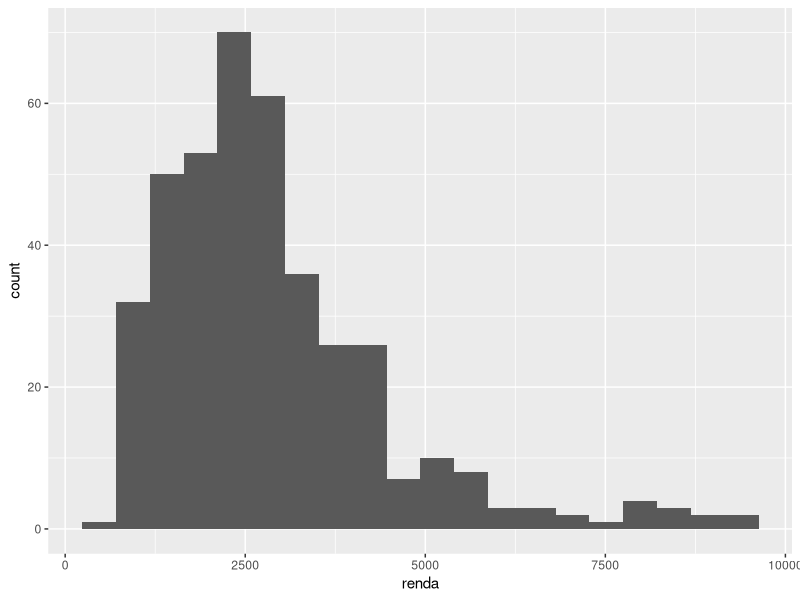
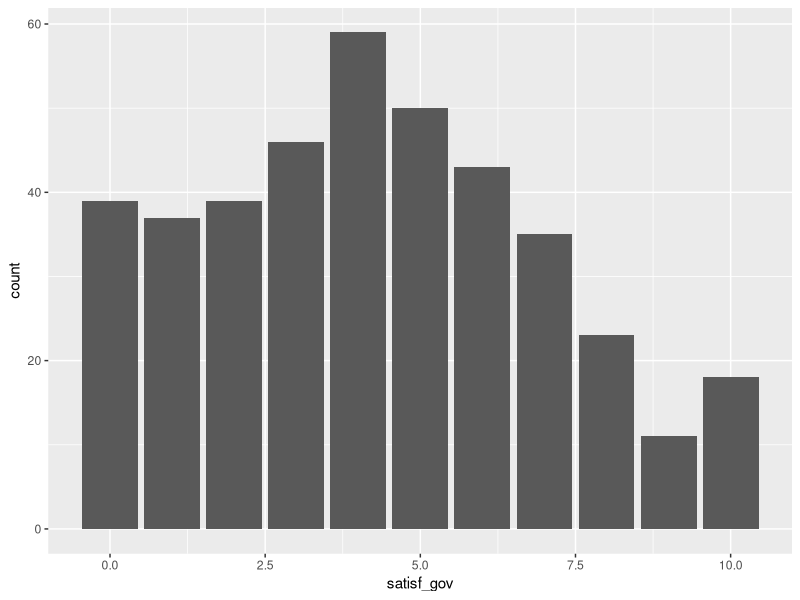
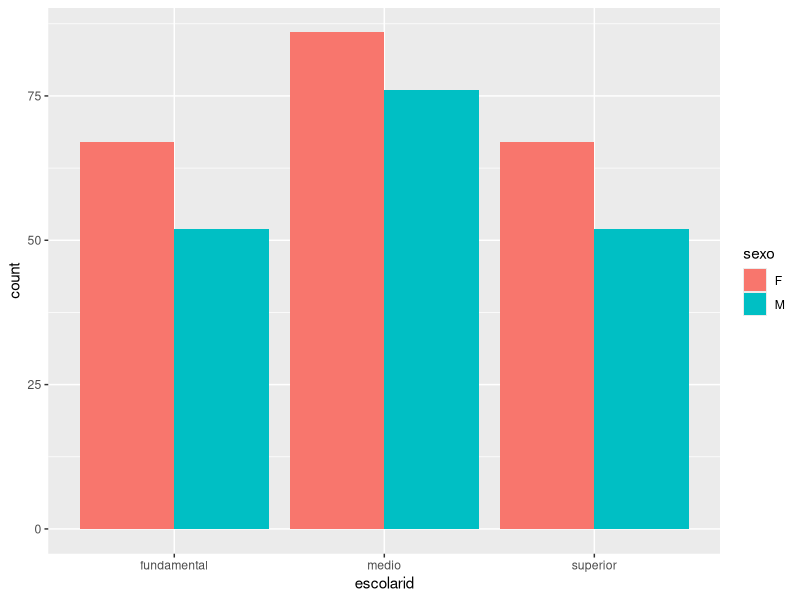
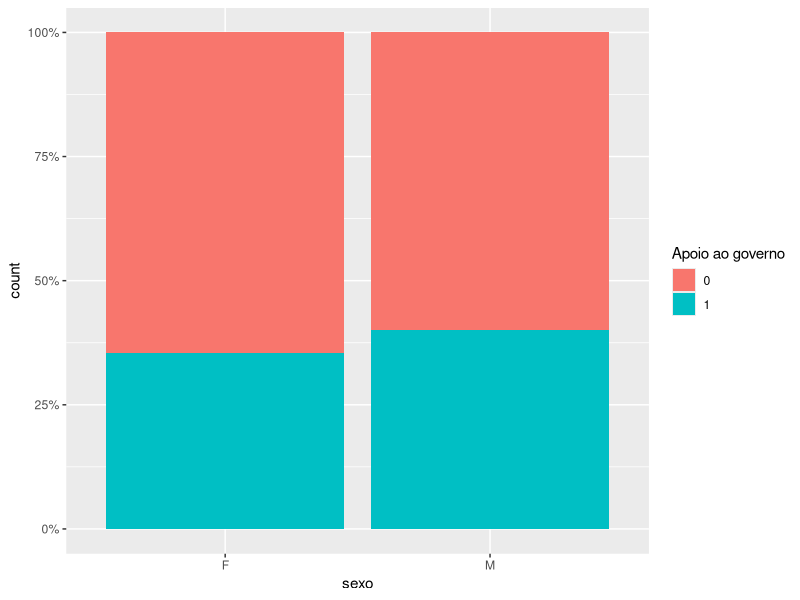
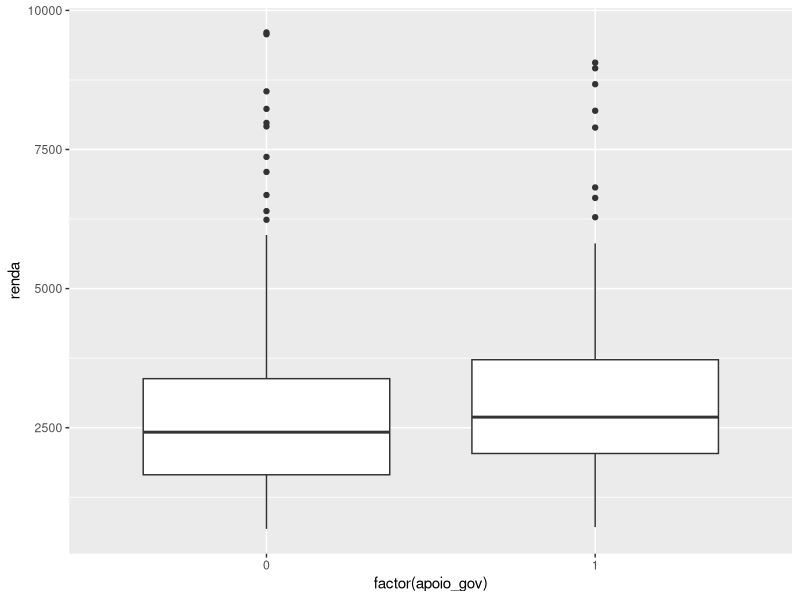
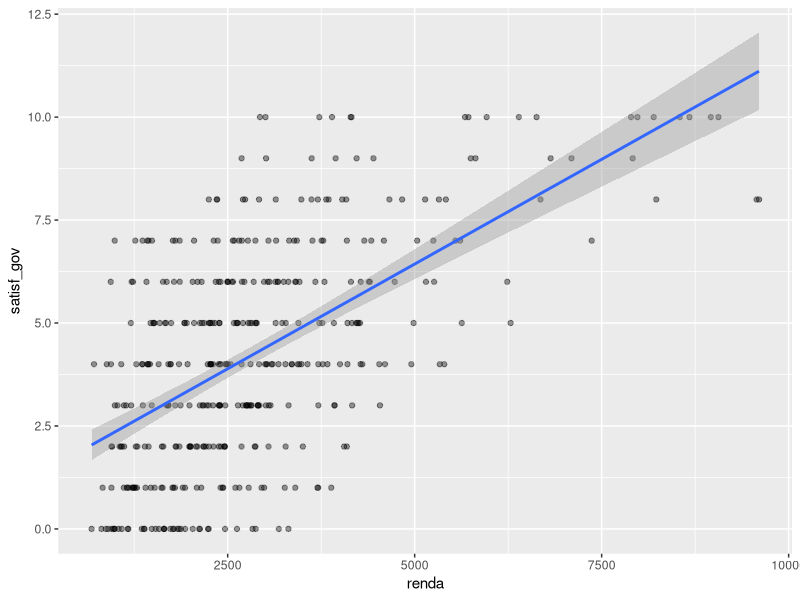
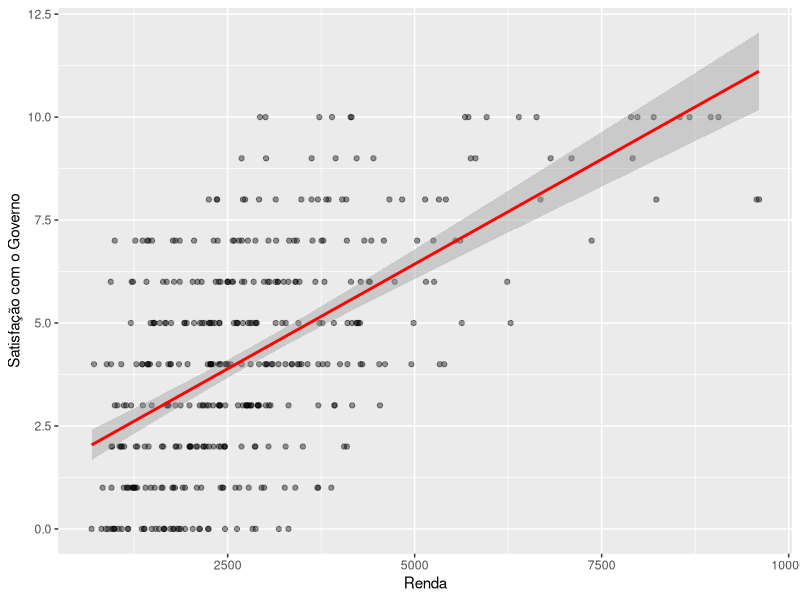
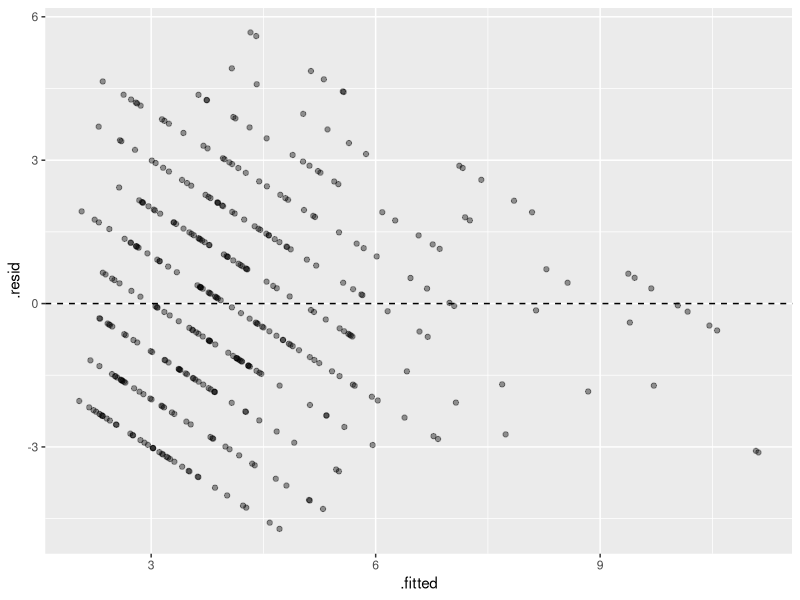

The R script that drew these images, in order:
#' ---
#' title: "Lista 05 - MQ"
#' author: "Martha Gaudencio"
#' ---

# MQ101 — Lista 05
# Nome: <Martha Gaudencio da Silva>
# RA: <21201510158>
# Data: <2026-01-27>

#Lista de Exercícios 5 – Revisão geral, Teste de Hipóteses e Regressão

knitr::opts_chunk$set(
  echo = TRUE,
  message = FALSE,
  warning = FALSE,
  dpi = 96
)

library(tidyverse)
library(broom)



set.seed(123)

#install.packages("knitr")
install.packages("tidyverse")
install.packages("ggplot2")
install.packages("tibble")

library("tibble")
library("ggplot2")

n <- 400

dados <-tibble(
  id        = 1:n,
  idade     = round(rnorm(n, mean = 40, sd = 12)),
  sexo      = sample(c("F", "M"), n, replace = TRUE, prob = c(0.55, 0.45)),
  renda     = round(rlnorm(n, meanlog = log(2500), sdlog = 0.5), 0),
  escolarid = sample(c("fundamental", "medio", "superior"),
                     n, replace = TRUE, prob = c(0.30, 0.40, 0.30)),
  ideologia = round(runif(n, 0, 10), 0),   # 0 = esquerda, 10 = direita
  apoio_gov = rbinom(n, 1, plogis(-1 + 0.015*(idade - 40) +
                                    0.4*(sexo == "F") +
                                    0.5*(renda > 3000))),
  satisf_gov = pmin(pmax(
    round(3 + 2*apoio_gov + 0.001*(renda - 2500) +
            rnorm(n, 0, 2), 0), 0), 10),
  
  # 0 = não participou, 1 = participou de protestos
  
  protesto = rbinom(n, 1, plogis(-2 + 0.3*(ideologia <= 4) - 0.2*apoio_gov))
)

glimpse(dados)

# Exercício 1 – Exploração descritiva e gráficos básicos

#1.1. Calcule, para a amostra:

summary(dados$idade)
summary(dados$renda)
summary(dados$satisf_gov)

#Para idade - Média: 39.79, Mediana: 39, 1º quartil: 32, 3º quartil: 48.
#Para renda - Média: 2730, Mediana: 2429, 1º quartil: 1781, 3º quartil: 3355.
#Para satisfação governo - Média: 3.897, Mediana: 4, 1ºq: 2, 3º q: 5.

#Desvio-padrão
sd(dados$idade, na.rm = TRUE)
sd(dados$renda, na.rm = TRUE)
sd(dados$satisf_gov, na.rm = TRUE)

#Desvios-padrão de idade: 11.91593; renda: 1349.426; satifação: 2.38037


#Proporção de respondentes por categoria de sexo e escolaridade;

prop.table(table(dados$sexo))
prop.table(table(dados$escolarid))

#Fundamental: 0.2925, médio: 0.3700    superior: 0.3375
#Sexo feminino: 0.55, Masculino: 0,44


#Proporção de respondentes com apoio_gov = 1.

mean(dados$apoio_gov == 1, na.rm = TRUE)

#Proporção igual a  0.36

#1.2. Construa os seguintes gráficos:

#Um histograma de renda (use pelo menos 20 quebras);

ggplot(dados, aes(x = renda)) +
  geom_histogram(bins = 20)

ggplot(dados, aes(x = satisf_gov)) +
  geom_bar(bins = 20)

ggplot(dados, aes(x = escolarid, fill = sexo)) +
  geom_bar(position = "dodge")

#Em poucas linhas (em texto, na sua resposta), comente:

#Se a distribuição de renda parece simétrica ou assimétrica;

#A distribuição de renda parece assimétrica pois há variação na distribuição
#dos dados com concentração em torno de 2500.

#se satisf_gov parece concentrada em valores baixos, médios ou altos;

#Está concentrada em valores médios, com os maiores valores em torno de 4 e 5.

#como se distribuem sexo e escolaridade na amostra.

#O sexo feminino apresenta mais escolaridade que o masculino, nos três níveis
#de escolaridade apresentados. Os homens apresentam maior concentração
#no nível de ensino médio completo e as mulheres em ensino superior completo.

#Exercício 2 – Escolha de testes estatísticos


#a) tipo de sexo: categórico - qualitativa
#tipo de apoio_gov: categórico - qualitativa
#teste bivariado sugerido: análise tabular e qui-quadrado

#b) escolaridade: categórico - qualitativa
#apoio_gov: categórico - qualitativa
#teste bivariado sugerido: análise tabular e qui-quadrado

#c) satisf_gov: quantitativa discreta
#apoio_gov (0/1): qualitativa categórica
#teste bivariado sugerido: diferença de médias

#d) satisf_gov: quantitativa discreta
#renda: quantitativa contínua
#teste bivariado sugerido: correção ou regressão simples

#e) satisf_gov: quantitativa discreta
#ideologia: quantitativa contínua
#teste bivariado sugerido: correção ou regressão simples

#Exercício 3 – Teste qui-quadrado: sexo e apoio ao governo

tab_sexo_apoio <- table(dados$sexo, dados$apoio_gov)
tab_sexo_apoio

prop.table(tab_sexo_apoio, margin = 2)

#3.2. Formule as hipóteses:

#H0: não há associação entre sexo e apoio_gov na população;
#H1: há associação entre sexo e apoio_gov.

#3.3. Aplique o teste de qui-quadrado em R:

chisq.test(tab_sexo_apoio)

#3.4. Em texto, interprete:

#O valor do qui-quadrado é 0,68956. O grau de liberdade é 1, valor-p: 0.4063.
#Logo, não se rejeita a H0 pois o valor não é significativo. Assim, não há uma
#associação entre o sexo e o apoio ao governo na população estudada.

#3.5 - Gráfico

ggplot(dados, aes(x = sexo, fill = factor(apoio_gov))) +
  geom_bar(position = "fill") +
  scale_y_continuous(labels = scales::percent) +
  labs(fill = "Apoio ao governo")

#É coerente pois não há muita discrepância no apoio ao governo dos sexos
# feminino e masculino.

#Exercício 4 – Diferença de médias: renda entre apoiadores e não apoiadores

#4.1. Produza um resumo numérico de renda por apoio_gov
#(média, desvio-padrão, tamanho de cada grupo).

dados %>%
  group_by(apoio_gov) %>%
  summarise(
    media_renda = mean(renda),
    sd_renda    = sd(renda),
    n           = n()
  )

#4.2. Formule as hipóteses:

#H0:μ apoia = μ não apoia
#H1:μ apoia ≠ μ não apoia

#4.3. Aplique o teste t para diferença de médias:

t.test(renda ~ apoio_gov, data = dados)

#4.4. Em texto, interprete:

#a estimativa da diferença de médias;
#o intervalo de confiança de 95%;
#o valor-p;
#a conclusão sobre H0 a 5%.

#A estimativa de diferença de médias é de -253.124, valor-p = 0.1247 e  
#intervalo de confiança vai de -576.65627 a 70.40827, incluindo o zero,
#então não há uma diferença real entre os grupos. Não rejeitamos então H0.

#4.5. Construa um boxplot

ggplot(dados, aes(x = factor(apoio_gov), y = renda)) +
  geom_boxplot()

#O gráfico confirma o resultado do teste de hipóteses pois não há
#uma diferença significativa entre os dois grupos de apoio ao governo
#no que tange a renda.

#Exercício 5 – Correlação: renda, ideologia e satisfação com o governo

#5.1. Calcule a matriz de correlações de Pearson

dados %>%
  select(renda, ideologia, satisf_gov) %>%
  cor(use = "complete.obs")


#5.2. Para cada par de variáveis, com base na matriz:

#indique o sinal da correlação (positivo/negativo);

#comente, de forma qualitativa, a força da associação (fraca, moderada, forte),
#usando como referência aproximada:

#   |r| ≈ 0.1 (fraco),
#|r| ≈ 0.3 (moderado),
#|r| ≥ 0.5 (mais forte).

#Renda e Ideologia: positiva; associação fraca;
#Renda e satisfação gov: positiva; associação forte;
#Ideologia e Satisfação gov: negativa; associação fraca.

#5.3 Gráfico de dispersão

ggplot(dados, aes(x = renda, y = satisf_gov)) +
  geom_point(alpha = 0.4) +
  geom_smooth(method = "lm", se = TRUE)

#5.4. Comente o padrão visual do gráfico

#O gráfico representa a associação forte, uma vez que o gráfico tem uma
#tendência positiva mostrando que o aumento da renda converge com aumento
#da satisfação com o governo.

#Exercício 6 – Regressão linear simples: satisfação e renda

#6.1

mod1 <- lm(satisf_gov ~ renda, data = dados)
summary(mod1)

#6.2. Em texto, interprete:

#Há uma relação positiva entre renda e satisfação com o governo, comprovada
#pela regressão linear simples. O coeficiente angular indica que para cada 
#aumento de 1.000 na renda, aumenta em média 1 ponto na satisfação com o governo. 
#Ainda assim, mesmo que a renda importe, outros fatores podem influenciar
#nessa satisfação.

#6.3 Broom

tidy(mod1)

#As estimativas (0.0010) mostram que a cada aumento na renda, a satisfação sobe. 
#O erro-padrão (0.000069) é bem pequeno, indicando que o cálculo é preciso. 
#A estatística t deu um valor alto (14.70) e o valor-p é praticamente zero, 
#o que prova que o resultado possui confiabilidade.

#6.4 Gráfico

ggplot(dados, aes(x = renda, y = satisf_gov)) +
  geom_point(alpha = 0.4) +
  geom_smooth(method = "lm", se = TRUE, color = "red") +
  labs(x = "Renda", y = "Satisfação com o Governo")

#O gráfico confirma as informações anteriores. A reta sobe em direção à direita,
#em uma correlação positiva, o que combina com o sinal positivo do 
#coeficiente (0.0010). O valor da renda é significativo porque o p-valor é 
#pequeno, confirmando que a relação entre ganhar mais e estar mais satisfeito 
#é real na amostra selecionada e se reflete no gráfico.

#Exercício 7 – Diagnóstico simples do modelo

#7.1 

dados_diag <- augment(mod1)
glimpse(dados_diag)

#7.2. 
  
#Gráfico de resíduos vs valores ajustados 

ggplot(dados_diag, aes(x = .fitted, y = .resid)) +
  geom_point(alpha = 0.4) +
  geom_hline(yintercept = 0, linetype = "dashed")

#Gráfico QQ-plot dos resíduos.

ggplot(dados_diag, aes(sample = .resid)) +
  stat_qq() +
  stat_qq_line()

#7.3 O primeiro gráfico mostra os pontos mais espalhados ao redor da linha zero, 
#sem formar um desenho de "funil" claro. Isso indica que não há indícios fortes 
#de heterocedasticidade. Já no QQ-plot, os pontos seguem de perto a linha 
#diagonal, o que mostra que os resíduos têm uma distribuição muito próxima da 
#Normal.

#7.4 É válido olhar para esses gráficos porque eles permitem confirmar a 
#validade e confiança dos dados, além de confirmar se não há dados 'viciados'
#probabilisticamente nas amostras.

#Exercício 8 – Regressão com variável dummy e diferença de médias

#8.1 

mod2 <- lm(satisf_gov ~ apoio_gov, data = dados)
summary(mod2)

#8.2 e 8.3 As médias de satisfação são 3,41 para quem não apoia e 5,68 para quem 
#apoia o governo. Esses valores batem com o modelo: o intercepto é a média do 
#primeiro grupo (3,41) e o coeficiente é a diferença de 2,26 entre eles. 
#Somando os dois, o valor é o da média do grupo que apoia.

#8.4 

t.test(satisf_gov ~ apoio_gov, data = dados)

#O valor-p de apoio_gov na regressão equivale ao do t.test e as
#médias também batem (3,41 e 5,68). Isso acontece porque a regressão com uma 
#variável dummy e o teste t são caminhos diferentes para chegar ao mesmo lugar: 
#ambos provam que a diferença de satisfação entre os grupos é real e 
#estatisticamente significante.
